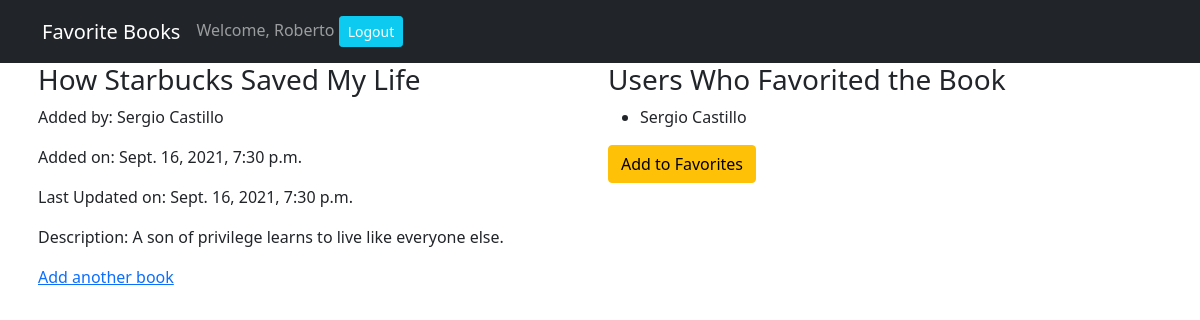
The app's page /books/4 (signed in) with its own data.
### fav_books_app/models.py (models this page shows, shortened)
class User(models.Model):
    first_name = models.CharField(max_length=255)
    last_name = models.CharField(max_length=255)
    email = models.EmailField(max_length=255)
    password = models.CharField(max_length=255)
    created_at = models.DateTimeField(auto_now_add=True)
    updated_at = models.DateTimeField(auto_now=True)
    objects = UserManager()

class Book(models.Model):
    title = models.CharField(max_length=255)
    description = models.CharField(max_length=255)
    creator = models.ForeignKey(User, related_name="has_created_books", on_delete=models.CASCADE)
    favorited_by = models.ManyToManyField(User, related_name="favorited_books")
    created_at = models.DateTimeField(auto_now_add=True)
    updated_at = models.DateTimeField(auto_now=True)
    objects = BookManager()

### fav_books_app/views.py (the view)
# urls.py: path('books/<int:book_id>', views.show_one),
def show_one(request, book_id):
    context = {
        'book': Book.objects.get(id=book_id),
        'current_user': User.objects.get(id=request.session['user_id'])
    }
    return render(request, "show_one.html", context)

### fav_books_app/templates/show_one.html (shortened to what this page needs)
<!DOCTYPE html>
<html lang="en">
<head>
    <link href="https://cdn.jsdelivr.net/npm/bootstrap@5.1.1/dist/css/bootstrap.min.css" rel="stylesheet">
</head>
<body>
    <nav class="navbar navbar-expand-lg navbar-dark bg-dark">
        <div class="container">
            <a class="navbar-brand" href="#">Favorite Books</a>
            <div class="collapse navbar-collapse" id="navbarText">
                <span class="navbar-text">
                    Welcome, {{request.session.greeting}} </a> <a href="/logout" role="button"
                        class="btn btn-sm btn-info ml-2 text-white">Logout</a>
                </span>
            </div>
        </div>
    </nav>
    <div class="container">
        <div class="row">
            <div class="col-6 px-2">
                <h3>{{book.title}}</h3>
                <p>Added by: {{book.creator.first_name}} {{book.creator.last_name}}</p>
                <p>Added on: {{book.created_at}}</p>
                <p>Last Updated on: {{book.updated_at}}</p>
                {% if book.creator.id != request.session.user_id %}
                <p>Description: {{book.description}}</p>
                {% endif %}
                <a href="/books">Add another book</a>
            </div>
            <div class="col-6 px-2">
                <h3>Users Who Favorited the Book</h3>
                <ul>
                    {% for fav in book.favorited_by.all %}
                    <li>{{fav.first_name}} {{fav.last_name}}</li>
                    {% endfor %}
                </ul>
                {% if current_user in book.favorited_by.all %}
                <a href="/unfavorite/{{book.id}}" role="button" class="btn btn-danger">Remove From Favorites</a>
                {% else %}
                <a href="/favorite/{{book.id}}" role="button" class="btn btn-warning">Add to Favorites</a>
                {% endif %}
            </div>
        </div>
    </div>
</body>
</html>

### records on screen
User: session.greeting "Roberto"
Book: title "How Starbucks Saved My Life", creator.first_name "Sergio", creator.last_name "Castillo", created_at "Sept. 16, 2021, 7:30 p.m.", updated_at "Sept. 16, 2021, 7:30 p.m.", description "A son of privilege learns to live like everyone else."
User: first_name "Sergio", last_name "Castillo"
